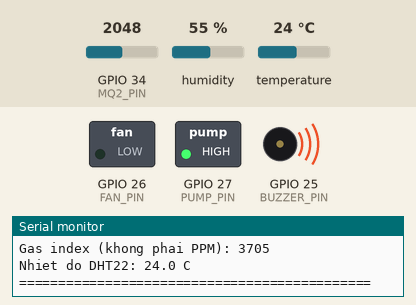
Bench run of a sketch on a simulated ESP32. Shown: switched loads named in the sketch (green lamp = pin HIGH), buzzer (waves = sounding), the last lines printed to the serial monitor. Inputs (shaded band) come from the test bench; at power-on: GPIO 34 (MQ2_PIN) = 2048, humidity 55 %, temperature 24 °C (analog values on the 0–4095 scale). WiFi joins after 1.5 s; servers stay silent unless stated; no MQTT or app messages arrive unless stated.

Above: at 1.4 s.
1.5 s: GPIO 34 (MQ2_PIN) set to 1854
5.0 s: GPIO 34 (MQ2_PIN) set to 1768
At 7.4 s:
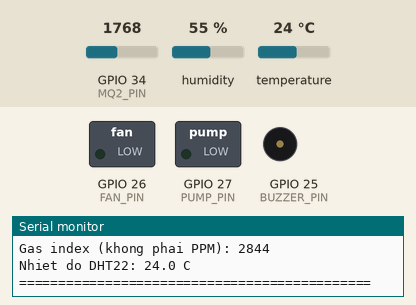
7.7 s: GPIO 34 (MQ2_PIN) set to 2047
At 8.43 s:
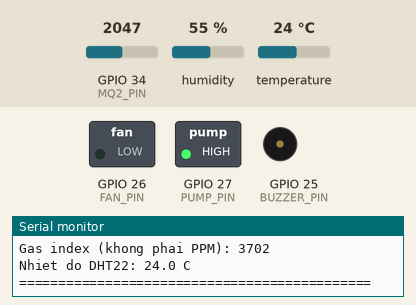
11.5 s: GPIO 34 (MQ2_PIN) set to 1228
At 13.6 s:
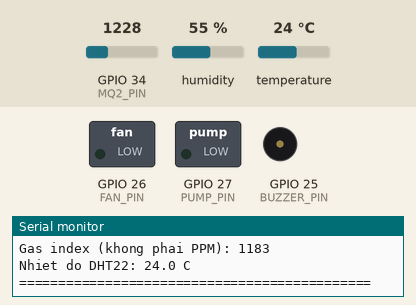
Timing chart, 0 to 14.7 s (numbered marks = the images above; inputs shaded):
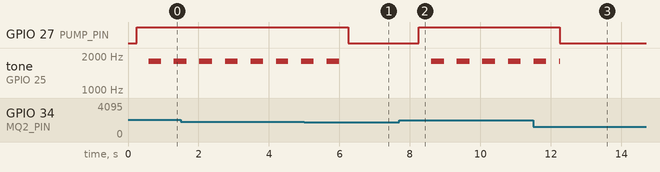

The sketch:

Lab3_baochayrtos.ino
```cpp
#include <WiFi.h>
#include <PubSubClient.h>
#include <DHT.h>
#include <esp_system.h>

#include "freertos/FreeRTOS.h"
#include "freertos/task.h"
#include "freertos/queue.h"

// ============================================================
// FIREGUARD - ESP32 + FREERTOS + MQ-2 + DHT22 + MQTT
// Task MQTT/WiFi: Core 0
// Task Read Sensor: Core 1
// Task Alert/Actuator: Core 1
// ============================================================

// ---------------- WiFi / MQTT ----------------
const char* WIFI_SSID = "Wokwi-GUEST";
const char* WIFI_PASS = "";

const char* MQTT_SERVER = "broker.hivemq.com";
const uint16_t MQTT_PORT = 1883;
const char* TOPIC_BASE = "firealarm/congminh_thcn2";

WiFiClient espClient;
PubSubClient mqttClient(espClient);

// ---------------- PIN ----------------
#define MQ2_PIN       34
#define DHT_PIN       15
#define DHT_TYPE      DHT22

#define FAN_PIN       26
#define PUMP_PIN      27
#define BUZZER_PIN    25

#define RELAY_ON      HIGH
#define RELAY_OFF     LOW

DHT dht(DHT_PIN, DHT_TYPE);

// ---------------- NGUONG CAM BIEN ----------------
const uint32_t SAMPLE_PERIOD_MS = 2000;

const float GAS_ADC_CLEAN = 843.0f;

// Gas > 3000: bat may bom
const int GAS_PUMP_THRESHOLD = 3000;

// Nhiet do > 50: bat quat
const float TEMP_FAN_THRESHOLD = 50.0f;

// Muc nguy hiem
const int GAS_CRITICAL = 6000;
const float TEMP_CRITICAL = 60.0f;

const uint8_t GAS_AVERAGE_COUNT = 3;

// ---------------- DATA STRUCT ----------------
typedef struct {
  uint32_t sequence;
  uint32_t sampleTimeMs;
  int gasRaw;
  int gasIndex;
  float temperatureC;
  bool temperatureValid;
} SensorPacket;

typedef enum : uint8_t {
  ALARM_NORMAL = 0,
  ALARM_GAS_WARNING,
  ALARM_HEAT_WARNING,
  ALARM_FIRE
} AlarmLevel;

typedef struct {
  bool fanOn;
  bool pumpOn;
  bool manualMode;
  AlarmLevel alarmLevel;
} ActuatorReport;

typedef enum : uint8_t {
  CMD_SET_MODE = 0,
  CMD_SET_FAN,
  CMD_SET_PUMP
} CommandType;

typedef struct {
  CommandType type;
  bool value;
} ControlCommand;

// ---------------- FREERTOS QUEUE ----------------
QueueHandle_t dataQueue = nullptr;
QueueHandle_t dataAlert = nullptr;
QueueHandle_t commandQueue = nullptr;
QueueHandle_t stateQueue = nullptr;

// ---------------- TASK HANDLE ----------------
TaskHandle_t taskMqttHandle = nullptr;
TaskHandle_t taskReadHandle = nullptr;
TaskHandle_t taskAlertHandle = nullptr;

// ============================================================
// COMMON FUNCTIONS
// ============================================================

const char* alarmToText(AlarmLevel level) {
  switch (level) {
    case ALARM_GAS_WARNING:
      return "GAS_WARNING";

    case ALARM_HEAT_WARNING:
      return "HEAT_WARNING";

    case ALARM_FIRE:
      return "FIRE";

    default:
      return "NORMAL";
  }
}

void printSensorPacket(const SensorPacket& packet) {
  Serial.println();
  Serial.println("========== FIREGUARD / SENSOR TASK ==========");

  Serial.printf("Lan doc: %lu\n",
                (unsigned long)packet.sequence);

  Serial.printf("MQ-2 ADC raw: %d\n", packet.gasRaw);

  Serial.printf("Gas index (khong phai PPM): %d\n",
                packet.gasIndex);

  if (packet.temperatureValid) {
    Serial.printf("Nhiet do DHT22: %.1f C\n",
                  packet.temperatureC);
  } else {
    Serial.println("Nhiet do DHT22: LOI DOC CAM BIEN");
  }

  Serial.println("=============================================");
}

void publishMqttValue(const char* suffix,
                      const String& value) {
  if (!mqttClient.connected()) return;

  String topic = String(TOPIC_BASE) + "/" + suffix;

  mqttClient.publish(
    topic.c_str(),
    value.c_str(),
    true
  );
}

// ============================================================
// TASK 1: DOC CAM BIEN - CORE 1
// ============================================================

int readGasIndex(int& rawAverage) {
  long total = 0;

  for (uint8_t i = 0; i < GAS_AVERAGE_COUNT; i++) {
    total += analogRead(MQ2_PIN);
    vTaskDelay(pdMS_TO_TICKS(10));
  }

  rawAverage = (int)(total / GAS_AVERAGE_COUNT);

  float indexValue =
      ((float)rawAverage - GAS_ADC_CLEAN) * 10000.0f /
      (4095.0f - GAS_ADC_CLEAN);

  if (indexValue < 0.0f) indexValue = 0.0f;
  if (indexValue > 10000.0f) indexValue = 10000.0f;

  return (int)indexValue;
}

void TaskReadSensor(void* pvParameters) {
  (void)pvParameters;

  TickType_t lastWakeTime = xTaskGetTickCount();

  uint32_t sequence = 0;

  for (;;) {
    SensorPacket packet = {};

    packet.sequence = ++sequence;
    packet.sampleTimeMs = millis();

    // Doc MQ-2
    packet.gasIndex = readGasIndex(packet.gasRaw);

    // Doc DHT22
    float measuredTemp = dht.readTemperature();

    if (!isnan(measuredTemp) &&
        measuredTemp >= -40.0f &&
        measuredTemp <= 80.0f) {

      packet.temperatureC = measuredTemp;
      packet.temperatureValid = true;

    } else {
      packet.temperatureC = 0.0f;
      packet.temperatureValid = false;
    }

    // Hien thi Serial
    printSensorPacket(packet);

    // Gui du lieu sang Task MQTT
    if (xQueueSend(dataQueue, &packet, 0) != pdTRUE) {
      SensorPacket discarded;

      xQueueReceive(dataQueue, &discarded, 0);

      xQueueSend(dataQueue, &packet, 0);
    }

    // Gui du lieu sang Task Alert
    xQueueOverwrite(dataAlert, &packet);

    // Chu ky doc 2 giay
    vTaskDelayUntil(
      &lastWakeTime,
      pdMS_TO_TICKS(SAMPLE_PERIOD_MS)
    );
  }
}

// ============================================================
// TASK 2: CANH BAO VA DIEU KHIEN - CORE 1
// ============================================================

void updateBuzzer(AlarmLevel level) {
  static uint32_t lastToggle = 0;
  static bool buzzerOn = false;

  if (level == ALARM_NORMAL) {
    ledcWriteTone(BUZZER_PIN, 0);

    buzzerOn = false;
    lastToggle = millis();

    return;
  }

  uint32_t now = millis();

  uint32_t interval =
      (level == ALARM_FIRE) ? 180 : 350;

  uint16_t frequency =
      (level == ALARM_FIRE) ? 2500 : 1800;

  if (now - lastToggle >= interval) {
    lastToggle = now;

    buzzerOn = !buzzerOn;

    ledcWriteTone(
      BUZZER_PIN,
      buzzerOn ? frequency : 0
    );
  }
}

void TaskAlert(void* pvParameters) {
  (void)pvParameters;

  SensorPacket latestPacket = {};

  bool haveSensorData = false;

  bool gasAlarm = false;
  bool tempAlarm = false;

  bool manualMode = true;

  bool fanManual = false;
  bool pumpManual = false;

  bool lastFanState = false;
  bool lastPumpState = false;

  AlarmLevel lastLevel = ALARM_NORMAL;

  bool lastMode = true;
  bool reportInitialized = false;

  for (;;) {
    bool stateChanged = false;

    // -------- NHAN LENH TU WEBSITE --------
    ControlCommand command;

    while (xQueueReceive(commandQueue, &command, 0) == pdTRUE) {

      if (command.type == CMD_SET_MODE) {
        if (manualMode != command.value) {

          manualMode = command.value;

          fanManual = false;
          pumpManual = false;

          stateChanged = true;
        }
      }

      else if (command.type == CMD_SET_FAN) {
        if (manualMode) {
          fanManual = command.value;
          stateChanged = true;
        }
      }

      else if (command.type == CMD_SET_PUMP) {
        if (manualMode) {
          pumpManual = command.value;
          stateChanged = true;
        }
      }
    }

    // -------- NHAN DU LIEU CAM BIEN --------
    if (xQueueReceive(
          dataAlert,
          &latestPacket,
          pdMS_TO_TICKS(20)
        ) == pdTRUE) {

      haveSensorData = true;

      bool oldGasAlarm = gasAlarm;
      bool oldTempAlarm = tempAlarm;

      // GAS > 3000: MAY BOM BAT
      gasAlarm =
          (latestPacket.gasIndex > GAS_PUMP_THRESHOLD);

      // NHIET DO > 50: QUAT BAT
      tempAlarm =
          latestPacket.temperatureValid &&
          (latestPacket.temperatureC > TEMP_FAN_THRESHOLD);

      // Neu canh bao ket thuc trong MANUAL
      // thi xoa lenh ON cu cua thiet bi tuong ung.
      if (manualMode && oldGasAlarm && !gasAlarm) {
        pumpManual = false;
      }

      if (manualMode && oldTempAlarm && !tempAlarm) {
        fanManual = false;
      }

      stateChanged = true;
    }

    // -------- XAC DINH MUC CANH BAO --------
    AlarmLevel currentLevel = ALARM_NORMAL;

    bool gasCritical =
        haveSensorData &&
        (latestPacket.gasIndex >= GAS_CRITICAL);

    bool tempCritical =
        haveSensorData &&
        latestPacket.temperatureValid &&
        (latestPacket.temperatureC >= TEMP_CRITICAL);

    if (gasCritical ||
        tempCritical ||
        (gasAlarm && tempAlarm)) {

      currentLevel = ALARM_FIRE;

    } else if (gasAlarm) {

      currentLevel = ALARM_GAS_WARNING;

    } else if (tempAlarm) {

      currentLevel = ALARM_HEAT_WARNING;
    }

    // -------- DIEU KHIEN QUAT VA MAY BOM --------
    bool fanState;
    bool pumpState;

    if (manualMode) {

      // MANUAL:
      // Nhiet do cao -> ep bat quat
      // Gas cao -> ep bat may bom

      fanState = fanManual || tempAlarm;
      pumpState = pumpManual || gasAlarm;

    } else {

      // AUTO:
      // Nhiet do cao -> quat
      // Gas cao -> may bom

      fanState = tempAlarm;
      pumpState = gasAlarm;
    }

    // Muc nguy hiem van ep bat thiet bi tuong ung
    if (gasCritical) {
      pumpState = true;
    }

    if (tempCritical) {
      fanState = true;
    }

    // Xuat tin hieu dieu khien relay
    digitalWrite(
      FAN_PIN,
      fanState ? RELAY_ON : RELAY_OFF
    );

    digitalWrite(
      PUMP_PIN,
      pumpState ? RELAY_ON : RELAY_OFF
    );

    // Dieu khien coi bao dong
    updateBuzzer(currentLevel);

    // -------- GUI TRANG THAI SANG TASK MQTT --------
    if (!reportInitialized ||
        stateChanged ||
        fanState != lastFanState ||
        pumpState != lastPumpState ||
        currentLevel != lastLevel ||
        manualMode != lastMode) {

      ActuatorReport report;

      report.fanOn = fanState;
      report.pumpOn = pumpState;
      report.manualMode = manualMode;
      report.alarmLevel = currentLevel;

      xQueueOverwrite(stateQueue, &report);

      lastFanState = fanState;
      lastPumpState = pumpState;

      lastLevel = currentLevel;
      lastMode = manualMode;

      reportInitialized = true;
    }

    vTaskDelay(pdMS_TO_TICKS(10));
  }
}

// ============================================================
// MQTT CALLBACK
// Chi nhan lenh va dua vao commandQueue
// ============================================================

void mqttCallback(
  char* topic,
  byte* payload,
  unsigned int length
) {
  String receivedTopic(topic);

  String message;
  message.reserve(length + 1);

  for (unsigned int i = 0; i < length; i++) {
    message += (char)payload[i];
  }

  message.trim();
  message.toUpperCase();

  String topicMode =
      String(TOPIC_BASE) + "/cmd/mode";

  String topicFan =
      String(TOPIC_BASE) + "/cmd/fan";

  String topicPump =
      String(TOPIC_BASE) + "/cmd/pump";

  ControlCommand command;

  bool validCommand = false;

  // Lenh chuyen che do
  if (receivedTopic == topicMode) {

    if (message == "MANUAL") {
      command.type = CMD_SET_MODE;
      command.value = true;
      validCommand = true;

    } else if (message == "AUTO") {
      command.type = CMD_SET_MODE;
      command.value = false;
      validCommand = true;
    }
  }

  // Lenh dieu khien quat va bom
  else if (receivedTopic == topicFan ||
           receivedTopic == topicPump) {

    bool turnOn =
        (message == "ON" ||
         message == "1" ||
         message == "TRUE");

    bool turnOff =
        (message == "OFF" ||
         message == "0" ||
         message == "FALSE");

    if (turnOn || turnOff) {

      command.type =
          (receivedTopic == topicFan)
          ? CMD_SET_FAN
          : CMD_SET_PUMP;

      command.value = turnOn;

      validCommand = true;
    }
  }

  // Dua lenh vao Queue
  if (validCommand && commandQueue != nullptr) {

    if (xQueueSend(commandQueue, &command, 0) != pdTRUE) {

      ControlCommand discarded;

      xQueueReceive(commandQueue, &discarded, 0);

      xQueueSend(commandQueue, &command, 0);
    }
  }
}

// ============================================================
// TASK 3: WIFI + MQTT - CORE 0
// ============================================================

void TaskMqtt(void* pvParameters) {
  (void)pvParameters;

  bool wifiBeginCalled = false;

  uint32_t lastWifiAttempt = 0;
  uint32_t lastMqttAttempt = 0;

  for (;;) {

    uint32_t now = millis();

    // -------- KET NOI WIFI --------
    if (WiFi.status() != WL_CONNECTED) {

      if (!wifiBeginCalled ||
          (now - lastWifiAttempt >= 5000)) {

        Serial.println(
          "[Task MQTT] Dang ket noi WiFi..."
        );

        WiFi.mode(WIFI_STA);
        WiFi.begin(WIFI_SSID, WIFI_PASS);

        wifiBeginCalled = true;
        lastWifiAttempt = now;
      }

      vTaskDelay(pdMS_TO_TICKS(200));
      continue;
    }

    // -------- KET NOI MQTT --------
    if (!mqttClient.connected() &&
        (now - lastMqttAttempt >= 3000)) {

      lastMqttAttempt = now;

      String clientId =
          "fireguard-" +
          String((uint32_t)ESP.getEfuseMac(), HEX);

      Serial.println(
        "[Task MQTT] Dang ket noi HiveMQ..."
      );

      if (mqttClient.connect(clientId.c_str())) {

        Serial.println(
          "[Task MQTT] MQTT connected!"
        );

        String commandTopic =
            String(TOPIC_BASE) + "/cmd/#";

        mqttClient.subscribe(
          commandTopic.c_str()
        );

      } else {

        Serial.printf(
          "[Task MQTT] MQTT connect failed, state=%d\n",
          mqttClient.state()
        );
      }
    }

    // -------- DUY TRI MQTT --------
    if (mqttClient.connected()) {

      mqttClient.loop();

      // Doc dataQueue va gui du lieu len MQTT
      SensorPacket packet;

      if (xQueueReceive(dataQueue, &packet, 0) == pdTRUE) {

        publishMqttValue(
          "gas",
          String(packet.gasIndex)
        );

        if (packet.temperatureValid) {

          publishMqttValue(
            "temp",
            String(packet.temperatureC, 1)
          );

          publishMqttValue(
            "temp/valid",
            "1"
          );

        } else {

          publishMqttValue(
            "temp/valid",
            "0"
          );
        }

        publishMqttValue(
          "gas/raw",
          String(packet.gasRaw)
        );
      }

      // Doc trang thai thiet bi va gui len website
      ActuatorReport report;

      if (xQueueReceive(stateQueue, &report, 0) == pdTRUE) {

        publishMqttValue(
          "fan/state",
          report.fanOn ? "ON" : "OFF"
        );

        publishMqttValue(
          "pump/state",
          report.pumpOn ? "ON" : "OFF"
        );

        publishMqttValue(
          "mode",
          report.manualMode ? "MANUAL" : "AUTO"
        );

        publishMqttValue(
          "status",
          alarmToText(report.alarmLevel)
        );
      }
    }

    vTaskDelay(pdMS_TO_TICKS(10));
  }
}

// ============================================================
// SETUP
// ============================================================

void setup() {

  Serial.begin(115200);

  delay(200);

  Serial.println();
  Serial.println("===== FIREGUARD RTOS START =====");

  pinMode(MQ2_PIN, INPUT);

  pinMode(FAN_PIN, OUTPUT);
  pinMode(PUMP_PIN, OUTPUT);

  digitalWrite(FAN_PIN, RELAY_OFF);
  digitalWrite(PUMP_PIN, RELAY_OFF);

  analogReadResolution(12);

  dht.begin();

  // Khoi tao PWM cho coi bao dong
  ledcAttach(BUZZER_PIN, 2500, 8);

  ledcWriteTone(BUZZER_PIN, 0);

  // -------- TAO QUEUE --------
  dataQueue = xQueueCreate(
    5,
    sizeof(SensorPacket)
  );

  dataAlert = xQueueCreate(
    1,
    sizeof(SensorPacket)
  );

  commandQueue = xQueueCreate(
    8,
    sizeof(ControlCommand)
  );

  stateQueue = xQueueCreate(
    1,
    sizeof(ActuatorReport)
  );

  if (dataQueue == nullptr ||
      dataAlert == nullptr ||
      commandQueue == nullptr ||
      stateQueue == nullptr) {

    Serial.println(
      "ERROR: Khong tao duoc FreeRTOS Queue!"
    );

    while (true) delay(1000);
  }

  // -------- CAU HINH MQTT --------
  mqttClient.setServer(
    MQTT_SERVER,
    MQTT_PORT
  );

  mqttClient.setCallback(mqttCallback);

  mqttClient.setBufferSize(256);
  mqttClient.setKeepAlive(20);

  // -------- TAO TASK MQTT CORE 0 --------
  BaseType_t mqttCreated = xTaskCreatePinnedToCore(
    TaskMqtt,
    "Task_MQTT_WiFi",
    8192,
    nullptr,
    2,
    &taskMqttHandle,
    0
  );

  // -------- TAO TASK DOC DATA CORE 1 --------
  BaseType_t readCreated = xTaskCreatePinnedToCore(
    TaskReadSensor,
    "Task_ReadData",
    4096,
    nullptr,
    2,
    &taskReadHandle,
    1
  );

  // -------- TAO TASK CANH BAO CORE 1 --------
  BaseType_t alertCreated = xTaskCreatePinnedToCore(
    TaskAlert,
    "Task_Alert",
    4096,
    nullptr,
    3,
    &taskAlertHandle,
    1
  );

  if (mqttCreated != pdPASS ||
      readCreated != pdPASS ||
      alertCreated != pdPASS) {

    Serial.println(
      "ERROR: Khong tao duoc FreeRTOS Task!"
    );

    while (true) delay(1000);
  }

  Serial.println(
    "Da tao 3 task va 4 queue FreeRTOS."
  );

  Serial.println(
    "Task MQTT: Core 0 | Task Read: Core 1 | Task Alert: Core 1"
  );
}

// ============================================================
// LOOP
// ============================================================

void loop() {

  // Cong viec chinh da duoc xu ly boi FreeRTOS Task
  vTaskDelay(pdMS_TO_TICKS(1000));
}
```

Measured:
- the behaviour switches between 1819 and 1818 on GPIO 34 (MQ2_PIN) (found by bisection; images 0 and 1)
- after the input at 5.0 s, GPIO 27 (PUMP_PIN): HIGH → LOW after 1.2 s; tone on GPIO 25 (BUZZER_PIN): goes on until 6.0 s, then stays silent
- after the input at 7.7 s, GPIO 27 (PUMP_PIN): LOW → HIGH after 0.55 s; tone on GPIO 25 (BUZZER_PIN): alternates 1800 Hz for 0.36 s and silent for 0.36 s, starting after 0.91 s
- after the input at 11.5 s, GPIO 27 (PUMP_PIN): HIGH → LOW after 0.75 s
- by itself, tone on GPIO 25 (BUZZER_PIN): alternates 1800 Hz for 0.36 s and silent for 0.36 s
